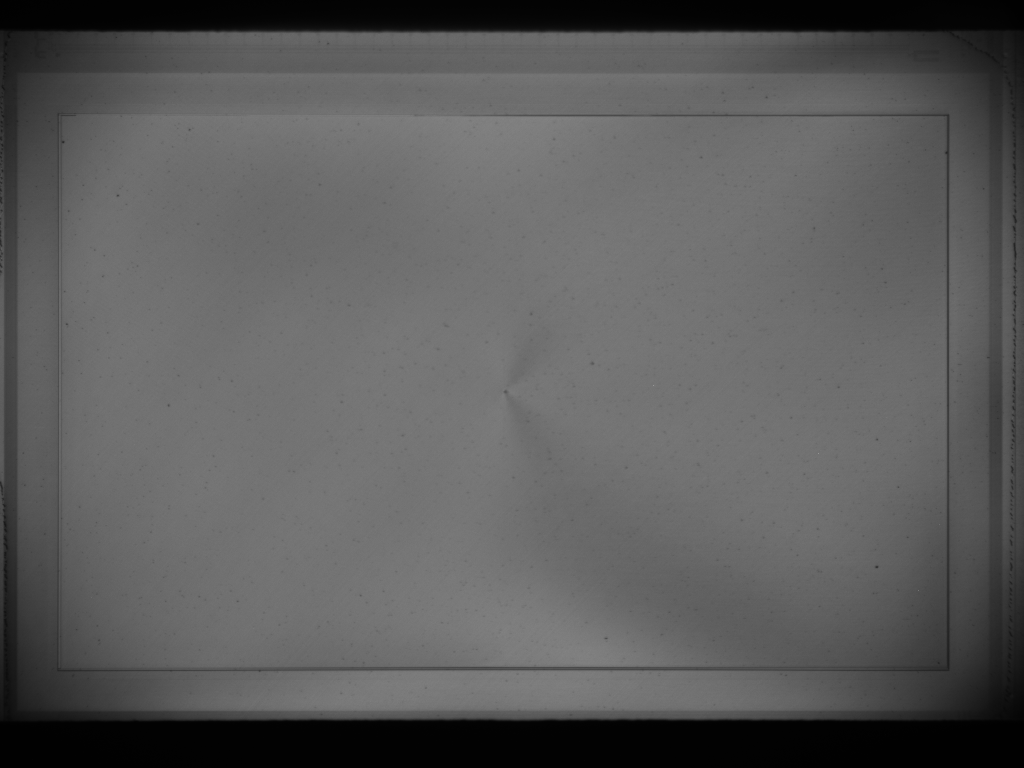
%> input picture Cardio(1)/Cardio/h_pol.bmp, 2048 x 1536 px, given in place of m_pol.Bmp, which was not available (shown at 1/2 size)
$ octave PolarizationImagesv1.m   (GNU Octave 9; MATLAB toolbox functions it lacks are replaced by stand-ins)
%> lines starting %> are read from the running program, lines starting %| are printed output that depends on the picture; pictures that were not available may be replaced by others from this repository, and a replacement may not be noted
% Lee las im醙enes h_pol.pgm, l_pol.pgm, m_pol.pgm, p_pol.pgm, r_pol.pgm y
% v_pol.pgm, estas son las intensidades obtenidas con el polar韒etro de Stokes.

clear;
close all;
clc;

lambda = 632.8e-9;
clims = [0 255];
ri = 229;
rf = 1327;
ci = 125;
cf = 1892;

imext = 'Bmp';

im1 = ['m_pol.' imext];
im2 = imread(im1);
%> im2 is the input picture: size 1536x2048 uint8; min 0, max 255, mean 91.5
m_pol = im2;
m_pol = double(m_pol);

figure();imagesc(m_pol(ri:rf,ci:cf),clims);colormap gray;axis image;title(im1,'Interpreter','none');
%> after `title(im1,'Interpreter','none')`:
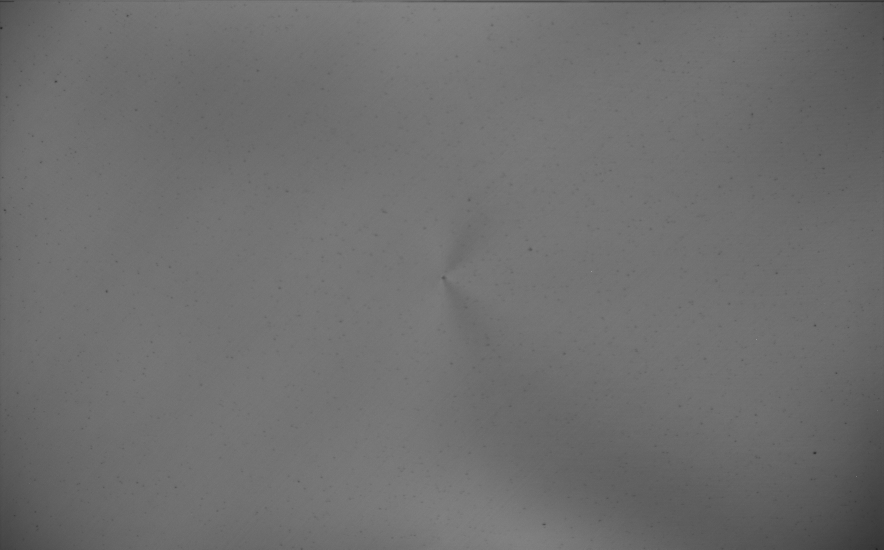
%> displayed picture: size 1099x1768x3, on the screen's scale of 0 to 255 (shown at 1/2 size); min 32, max 255, mean 110.3

figure();
subplot(3,2,2);imagesc(m_pol(ri:rf,ci:cf),clims);colormap gray;axis image;title(im1,'Interpreter','none');

im1 = ['p_pol.' imext];
im2 = imread(im1);
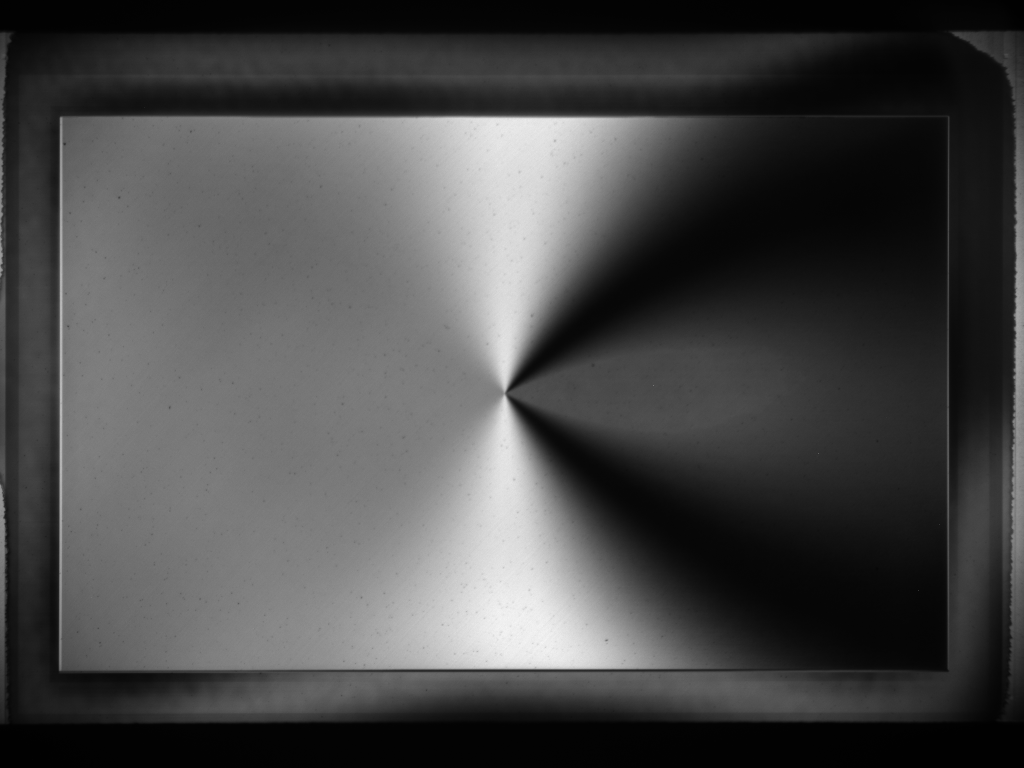
%> input picture Cardio(1)/Cardio/p_pol.bmp, 2048 x 1536 px (shown at 1/2 size)
%> im2 is the input picture: size 1536x2048 uint8; min 0, max 255, mean 72.1
p_pol = im2;
p_pol = double(p_pol);

subplot(3,2,1);imagesc(p_pol(ri:rf,ci:cf),clims);colormap gray;axis image;title(im1,'Interpreter','none');
%> after `title(im1,'Interpreter','none')`:
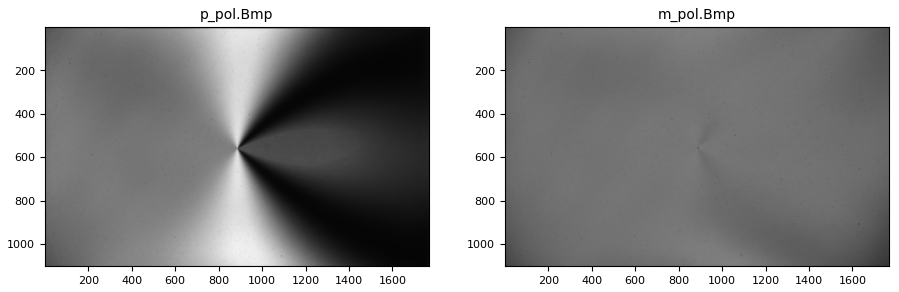
%> figure redrawn from the program's plot data, 2 panels

im1 = ['r_pol.' imext];
%> (the run ends here)
